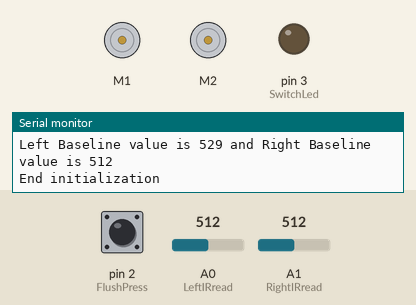
The sketch below on a simulated Arduino Uno, built with avr-gcc and run on an emulated ATmega328P. Parts: 2 × DC motor (green arrow = forward, orange = backward, longer = faster), output pins drawn as LEDs (lit = HIGH), the last lines printed to the serial monitor. The inputs (shaded band) are chosen by the test bench; at power-on: A0 (LeftIRread) = 512, A1 (RightIRread) = 512, pin 2 (FlushPress) HIGH.

Above: at 1.3 s.
1.4 s: A0 (LeftIRread) set to 716
3.1 s: A1 (RightIRread) set to 544
At 5.66 s:
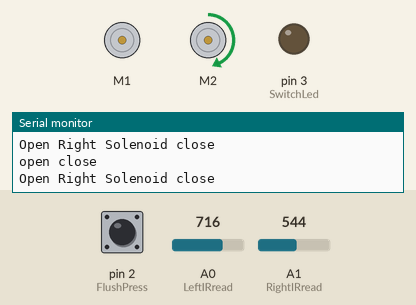
6.1 s: pin 2 (FlushPress) pulled LOW for 1 s
At 7.1 s:
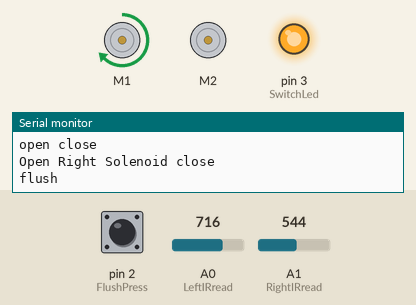
10.1 s: pin 2 (FlushPress) pulled LOW for 3.2 s
At 15.32 s:
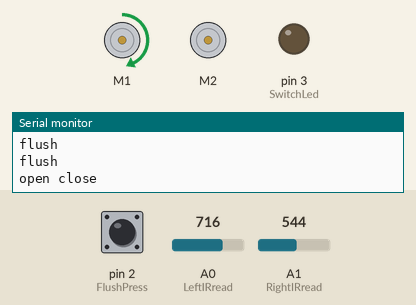
16.3 s: pin 2 (FlushPress) pulled LOW for 0.15 s
At 17.2 s:
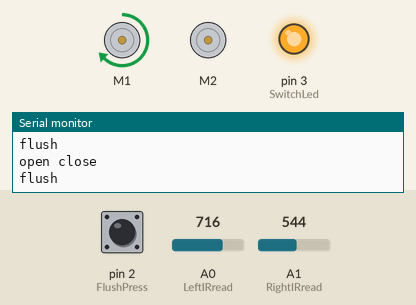
19.3 s: pin 2 (FlushPress) pulled LOW for 1 s
At 22.6 s:
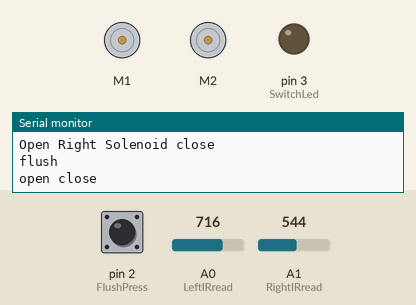
Timing chart, 0 to 24.3 s (numbered marks = the images above; inputs shaded):
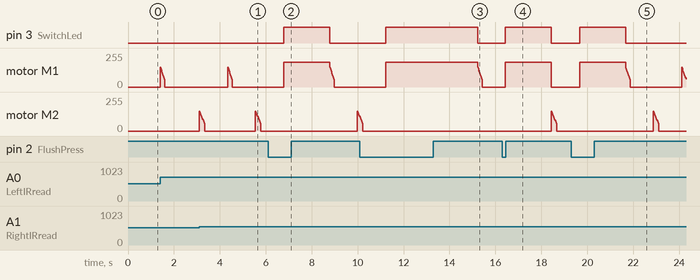

Measured:
- the behaviour switches between 537 and 538 on A1 (RightIRread) (found by bisection; images 0 and 1)
- after the input at 3.1 s, motor M2: ramps from forward 150/255 to stopped and jumps back, once every 2.4 s
- after the input at 6.1 s, pin 3 (SwitchLed): LOW → HIGH after 0.68 s, → LOW 2.0 s later
- after the input at 10.1 s, pin 3 (SwitchLed): LOW → HIGH after 1.1 s, → LOW 4.0 s later; motor M2: goes on until 10.2 s, then stays stopped
- after the input at 16.3 s, pin 3 (SwitchLed): LOW → HIGH after 0.13 s, → LOW 2.0 s later
- after the input at 19.3 s, pin 3 (SwitchLed): LOW → HIGH after 0.37 s, → LOW 2.0 s later

The sketch:

AlternateRewardPorts.ino
```cpp
/*
Alternate between left and right ports - VP - 6/5/2014
*/

#include <Wire.h>
#include <Adafruit_MotorShield.h>
#include "utility/Adafruit_PWMServoDriver.h"

// Create the motor shield object with the default I2C address
Adafruit_MotorShield AFMS = Adafruit_MotorShield();

// Select which 'port' M1, M2, M3 or M4. In this case, M1
Adafruit_DCMotor *LeftSolenoid = AFMS.getMotor(1);
// You can also make another motor on port M2
Adafruit_DCMotor *RightSolenoid = AFMS.getMotor(2);


const int FlushPress = 2;     // pushbutton pin
const int SwitchLed = 3;     // pushbutton led pin
const int flushcycletime = 20; // solenoid turn off staircase period
const int LeftIRread = A0;
const int RightIRread = A1;
const int FrontIRread = A2;

//The shield uses the SDA and SCL i2c pins to control DC and stepper motors. On the Arduino
//UNO these are A4 and A5
int Lbaseline = 0;
int Rbaseline = 0;
int Fbaseline = 0;
int LeftIRval = Lbaseline;           // store read value
int RightIRval = Rbaseline;
int FrontIRval = Rbaseline;
int LeftGLight = 1; // Good to go ("green light")
int RightGlight = 1;
//int PushState = 0;          // pushbutton status
int RewCount=0;
int Lrewtrig=0;
int Rrewtrig=0;

void setup() {
  Serial.begin(9600);           // set up Serial library at 9600 bps
  randomSeed(analogRead(A4));
  pinMode(FlushPress, INPUT_PULLUP);
  pinMode(SwitchLed, OUTPUT);

  AFMS.begin();  // create with the default frequency 1.6KHz
  //AFMS.begin(1000);  // to apply a different frequency, here 1KHz

  // Set the speed to start, from 0 (off) to 255 (max speed)
//  LeftSolenoid->setSpeed(0);
//  RightSolenoid->setSpeed(0);
  // turn on current in solenoid coil
//  LeftSolenoid->run(FORWARD);
//  RightSolenoid->run(FORWARD);
  LeftSolenoid->run(RELEASE);
  RightSolenoid->run(RELEASE);

//for(i=0;i<4;i++){ motors[i].run(RELEASE); }

  // IR sensor initialization
    arrayinit();

}

void loop() {
//  PushState= digitalRead(FlushPress);
//  Serial.print("PushState = ");
//  Serial.println(PushState);
  // check for flush activation
  while (digitalRead(FlushPress) == LOW){
    rewardflush();
  }

  LeftSolenoid->run(RELEASE);    // make sure to close solenoids
  RightSolenoid->run(RELEASE);
  digitalWrite(SwitchLed,LOW);   // and switch off switch LED

  LeftIRval = analogRead(LeftIRread);    // read the input pin
  RightIRval = analogRead(RightIRread);
//  Serial.print("Left ");
//  Serial.print(LeftIRval);
//  Serial.print(" Right ");
//  Serial.println(RightIRval);

  if ((LeftIRval > (Lbaseline + 25)) && LeftGLight==1){
    // open solenoid
  Serial.print("open ");
//  LeftSolenoid->setSpeed(185);  // 185 (max) corresponds to 6V ouput with external power supply
                              // ~5.5V when solenoid plugged in
                           // 3.24V output with USB
  LeftSolenoid->run(FORWARD);
  // opening duration
//  delay(200);

 // Ixnstead of brake, use ramp down
//   LeftSolenoid->run(BRAKE);
  for (int dec=150; dec>55; dec-=10) {
    LeftSolenoid->setSpeed(dec);
    delay(flushcycletime);
 }
//  LeftSolenoid->run(BACKWARD);
//   for (int inc=90; inc<=185; inc+=10) {
//    LeftSolenoid->setSpeed(inc);
//   delay(20);
// }
//  delay(100);

 // cut power to motor
  Serial.println("close");
  LeftSolenoid->run(BRAKE);

  // Switch ports
  LeftGLight=0;
  RightGlight=1;


  // refractory period
  delay(1000);

  } else if ((RightIRval > (Rbaseline + 25)) && RightGlight==1){
//    // open solenoid
  Serial.print("Open Right Solenoid "); // "Slow" one.
//  RightSolenoid->setSpeed(185);  // 185 (max) corresponds to 6V ouput with external power supply
                              // ~5.5V when solenoid plugged in
                           // 3.24V output with USB
  RightSolenoid->run(FORWARD);
    for (int dec=150; dec>55; dec-=10) {
    RightSolenoid->setSpeed(dec);
    delay(flushcycletime+4);
 }

// opening duration
//  delay(100);

//   RightSolenoid->run(BRAKE);

//  // refractory period
  Serial.println("close");
  RightSolenoid->run(BRAKE); // cut power to motor

  // Switch ports
  LeftGLight=1;
  RightGlight=0;

  // refractory period
  delay(1000);
  }
}

void arrayinit(){
  int  inc;
  int Ltotal;
  int Rtotal;
  float LeftIRvalArray[3];
  float RightIRvalArray[3];
  Serial.println(" ");
  Serial.println("Start IR initialization");
  while (Ltotal!=3 && Rtotal!=3){
  Ltotal=0;
  Rtotal=0;
  for (inc=0; inc < 4 ; inc++ ){
    LeftIRvalArray[inc] = analogRead(LeftIRread);
    RightIRvalArray[inc] = analogRead(RightIRread);
    if ((inc>0) && LeftIRvalArray[inc]==LeftIRvalArray[inc-1]){
      Ltotal++;
    }
    if ((inc>0) && RightIRvalArray[inc]==RightIRvalArray[inc-1]){
      Rtotal++;
    }
  delay(10);
  Serial.print("Left IR val ");
  Serial.print((long)LeftIRvalArray[inc], DEC);
  Serial.print(" & Right IR val ");
  Serial.println((long)RightIRvalArray[inc], DEC);
  }
  }
  Lbaseline=LeftIRvalArray[3];
  Rbaseline=RightIRvalArray[3];
  Serial.print("Left Baseline value is ");
  Serial.print(Lbaseline);
  Serial.print(" and Right Baseline value is ");
  Serial.println(Rbaseline);
  Serial.println("End initialization");
}

void rewardflush(){
  Serial.println("flush");
  digitalWrite(SwitchLed,HIGH);

  LeftSolenoid->run(FORWARD);
  LeftSolenoid->setSpeed(185);
//  delay(500);
//  for (int dec=181; dec>10; dec-=10) { // 5 seems to bethe limit for turning off solenoid
//    LeftSolenoid->setSpeed(dec);
//    delay(200);
// }
 delay(2000);
  LeftSolenoid->run(RELEASE);
//  delay(2000);

  RightSolenoid->run(FORWARD);
  RightSolenoid->setSpeed(185);
//  delay(700);
//    for (int dec=181; dec>0; dec-=10) {
//    RightSolenoid->setSpeed(dec);
//    delay(flushcycletime);
// }
  RightSolenoid->run(RELEASE);
//  delay(2000);
}
```
